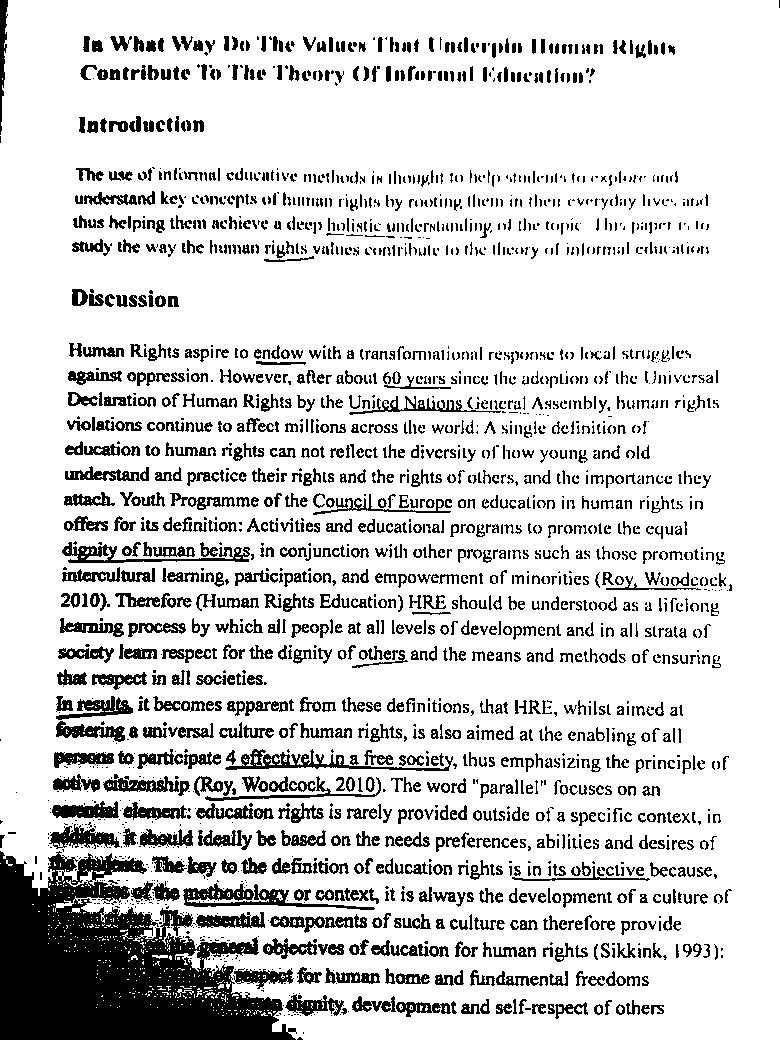
#> input picture imgnew.jpg, 780 x 1040 px
$ python blackpixels.py   (older library calls are emulated)
#> lines starting #> are read from the running program, lines starting #| are printed output that depends on the picture
import cv2
import numpy
import sys
from scipy.misc import toimage
from matplotlib import pyplot as plt
from PIL import Image
sys.setrecursionlimit(1500000)
src = cv2.imread('imgnew.jpg', 0)
#> src is the input picture: shape (1040, 780); min 0, max 255, mean 210.7

arr=numpy.ndarray.tolist(src)
#> arr = 1040 items
bp=[]
l1=[]
arr1=[]
for i in range(len(arr)):
    count=0
    for j in range(len(arr[i])):
        if arr[i][j]<=10:
            count+=1
    bp.append(count)
#> after the loop, bp = 1040 values, max 489 at index 1005, min 0 at index 135, mean 118.5
f=open("bpinrow.txt", "w")
for i in range(len(bp)):
    if bp[i]<50:
        l1.append(numpy.ndarray.tolist(src[i:i+1][0]))
    f.write("Row " + str(i) + ": " + str(bp[i]) + "\n")
#> after the loop, l1 = 456 items
f.close()
arr1=numpy.array(l1)
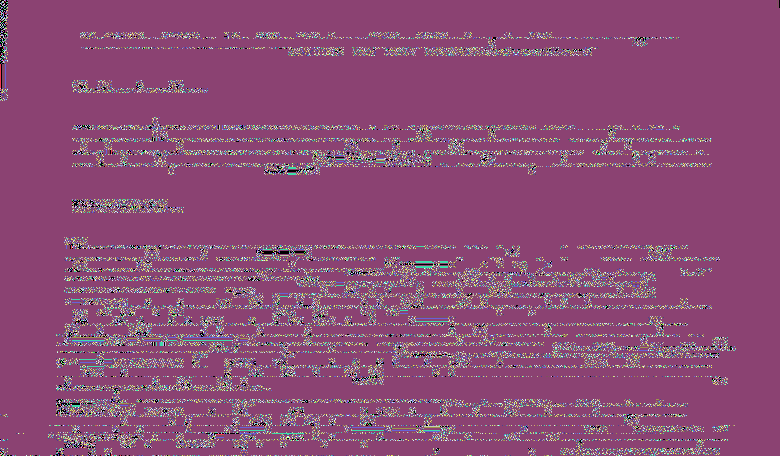
#> arr1: shape (456, 780) int64; 77 distinct labels, from 0 to 255; one colour per label, 0 black
plt.imshow(arr1, interpolation='None')
plt.show()

plt.imshow(arr1, interpolation='None')
plt.show()
plt.savefig("imageblk.jpg",dpi = 500)


img = toimage(arr1)
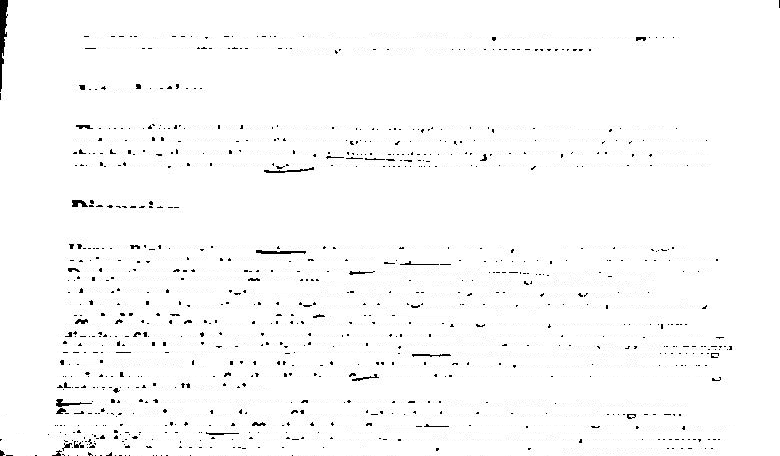
#> img: PIL image 780x456 L; min 0, max 255, mean 250.4
img.save("annotations.png")

$ run again, with binimage.png saved as imgnew.jpg
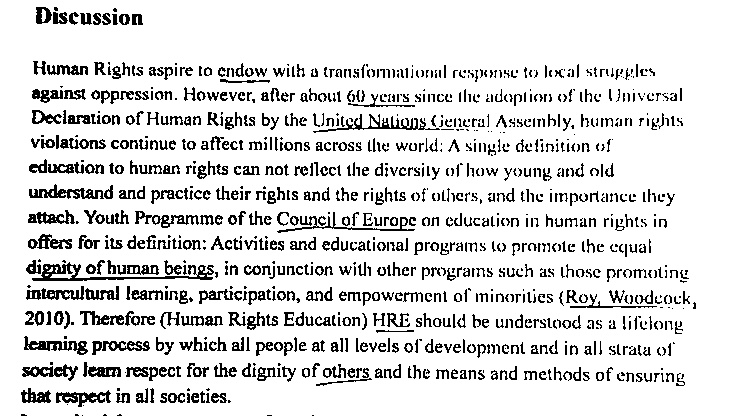
#> input picture binimage.png, 740 x 416 px
#> src is the input picture: shape (416, 740); min 0, max 255, mean 221
#> arr = 416 items
#> after the loop `for i in range(len(arr)):`: bp = 416 values, max 329 at index 298, min 0 at index 0, mean 98.26
#> after the loop `for i in range(len(bp)):`: l1 = 208 items
#> `arr1=numpy.array(l1)`:
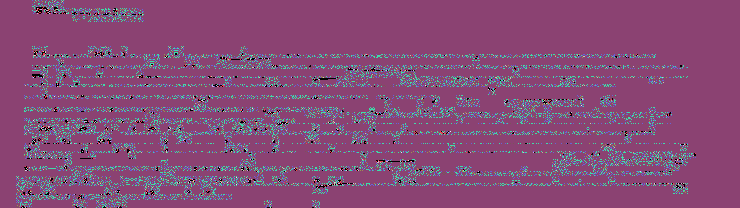
#> arr1: shape (208, 740) int64; 15 distinct labels, from 0 to 255; one colour per label, 0 black
#> `img = toimage(arr1)`:
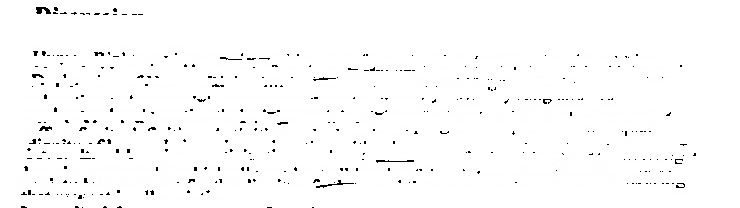
#> img: PIL image 740x208 L; min 0, max 255, mean 251
